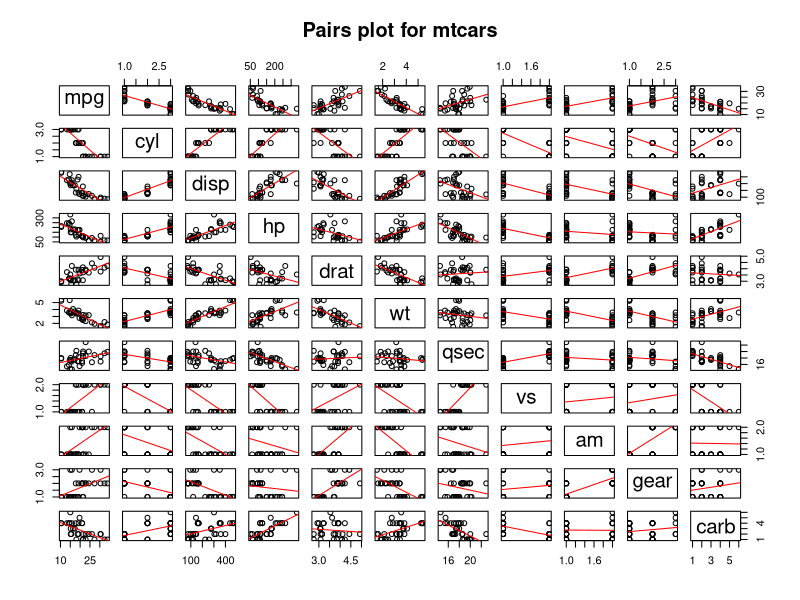
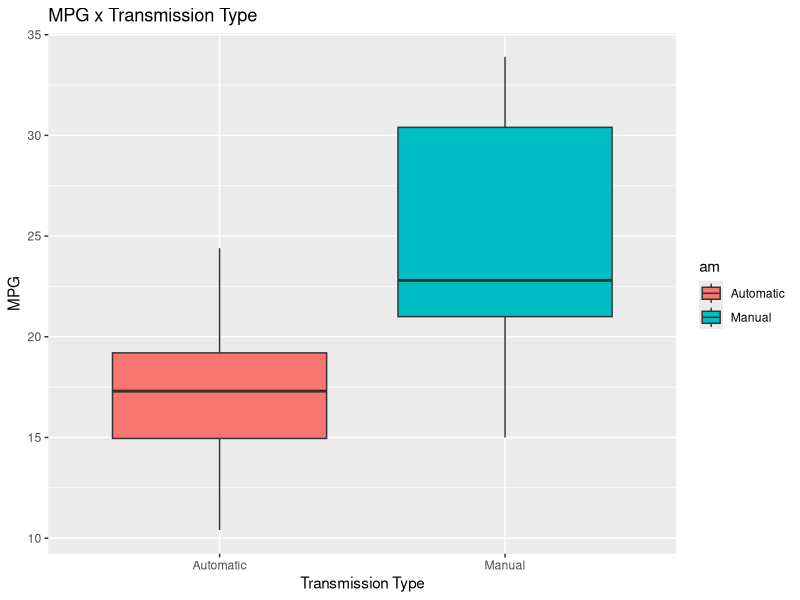

Here is the R script that generated these plots, in order:
## ---- chunk 1
knitr::opts_chunk$set(echo = TRUE)
## ---- chunk 2
data(mtcars)
mtcars$cyl <- factor(mtcars$cyl)
mtcars$vs <- factor(mtcars$vs)
mtcars$gear <- factor(mtcars$gear)
mtcars$carb <- factor(mtcars$carb)
mtcars$am <- factor(mtcars$am,labels=c('Automatic','Manual'))
## ---- chunk 3
first_model <- lm(mpg ~., mtcars)
best_model <- step(first_model, direction = "both")
## ---- chunk 4
best_model
## ---- chunk 5
base_model <- lm(mpg~am, mtcars)
anova(base_model, best_model)
## ---- chunk 6
pairs(mtcars, panel=function(x,y){
	points(x,y)
	abline(lm(y~x), col='red')
}, main="Pairs plot for mtcars")
## ---- chunk 7
library(ggplot2)
g <- ggplot(mtcars, aes(am, mpg))
g <- g + geom_boxplot(aes(fill=am))
g <- g + xlab("Transmission Type") + ylab("MPG") + ggtitle("MPG x Transmission Type")
g
